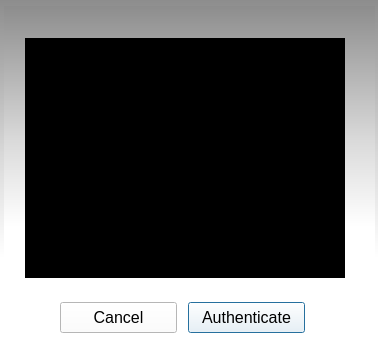
<?xml version="1.0" encoding="UTF-8"?>
<ui version="4.0">
 <class>faceAuth</class>
 <widget class="QDialog" name="faceAuth">
  <property name="windowModality">
   <enum>Qt::ApplicationModal</enum>
  </property>
  <property name="geometry">
   <rect>
    <x>0</x>
    <y>0</y>
    <width>378</width>
    <height>352</height>
   </rect>
  </property>
  <property name="minimumSize">
   <size>
    <width>378</width>
    <height>352</height>
   </size>
  </property>
  <property name="maximumSize">
   <size>
    <width>378</width>
    <height>352</height>
   </size>
  </property>
  <property name="contextMenuPolicy">
   <enum>Qt::DefaultContextMenu</enum>
  </property>
  <property name="styleSheet">
   <string>border-color: rgb(0, 0, 0);
background-color: qlineargradient(spread:pad, x1:0.5, y1:0, x2:0.5, y2:1, stop:0 rgba(141, 141, 141, 255), stop:0.442478 rgba(217, 217, 217, 255), stop:0.733333 rgba(255, 255, 255, 255));</string>
  </property>
  <widget class="QGraphicsView" name="gv_webcam">
   <property name="geometry">
    <rect>
     <x>4</x>
     <y>6</y>
     <width>371</width>
     <height>301</height>
    </rect>
   </property>
   <property name="minimumSize">
    <size>
     <width>371</width>
     <height>301</height>
    </size>
   </property>
   <property name="maximumSize">
    <size>
     <width>371</width>
     <height>301</height>
    </size>
   </property>
   <property name="styleSheet">
    <string notr="true">background-image: url(:/webcam.png);</string>
   </property>
   <property name="frameShape">
    <enum>QFrame::NoFrame</enum>
   </property>
   <property name="frameShadow">
    <enum>QFrame::Plain</enum>
   </property>
   <property name="lineWidth">
    <number>0</number>
   </property>
  </widget>
  <widget class="QGraphicsView" name="webcamPreview">
   <property name="geometry">
    <rect>
     <x>25</x>
     <y>38</y>
     <width>320</width>
     <height>240</height>
    </rect>
   </property>
   <property name="maximumSize">
    <size>
     <width>320</width>
     <height>240</height>
    </size>
   </property>
   <property name="styleSheet">
    <string>background-color: rgb(0, 0, 0);</string>
   </property>
   <property name="frameShape">
    <enum>QFrame::NoFrame</enum>
   </property>
   <property name="frameShadow">
    <enum>QFrame::Plain</enum>
   </property>
   <property name="lineWidth">
    <number>0</number>
   </property>
   <property name="sceneRect">
    <rectf>
     <x>0.000000000000000</x>
     <y>0.000000000000000</y>
     <width>320.000000000000000</width>
     <height>240.000000000000000</height>
    </rectf>
   </property>
  </widget>
  <widget class="QPushButton" name="pbAuth">
   <property name="geometry">
    <rect>
     <x>188</x>
     <y>302</y>
     <width>117</width>
     <height>31</height>
    </rect>
   </property>
   <property name="font">
    <font>
     <pointsize>12</pointsize>
    </font>
   </property>
   <property name="styleSheet">
    <string>background-color: rgb(255, 255, 255);</string>
   </property>
   <property name="text">
    <string>Authenticate</string>
   </property>
  </widget>
  <widget class="QPushButton" name="pbCancel">
   <property name="geometry">
    <rect>
     <x>60</x>
     <y>302</y>
     <width>117</width>
     <height>31</height>
    </rect>
   </property>
   <property name="font">
    <font>
     <pointsize>12</pointsize>
    </font>
   </property>
   <property name="styleSheet">
    <string>background-color: rgb(255, 255, 255);</string>
   </property>
   <property name="text">
    <string>Cancel</string>
   </property>
  </widget>
 </widget>
 <resources>
  <include location="graphics.qrc"/>
 </resources>
 <connections/>
</ui>
